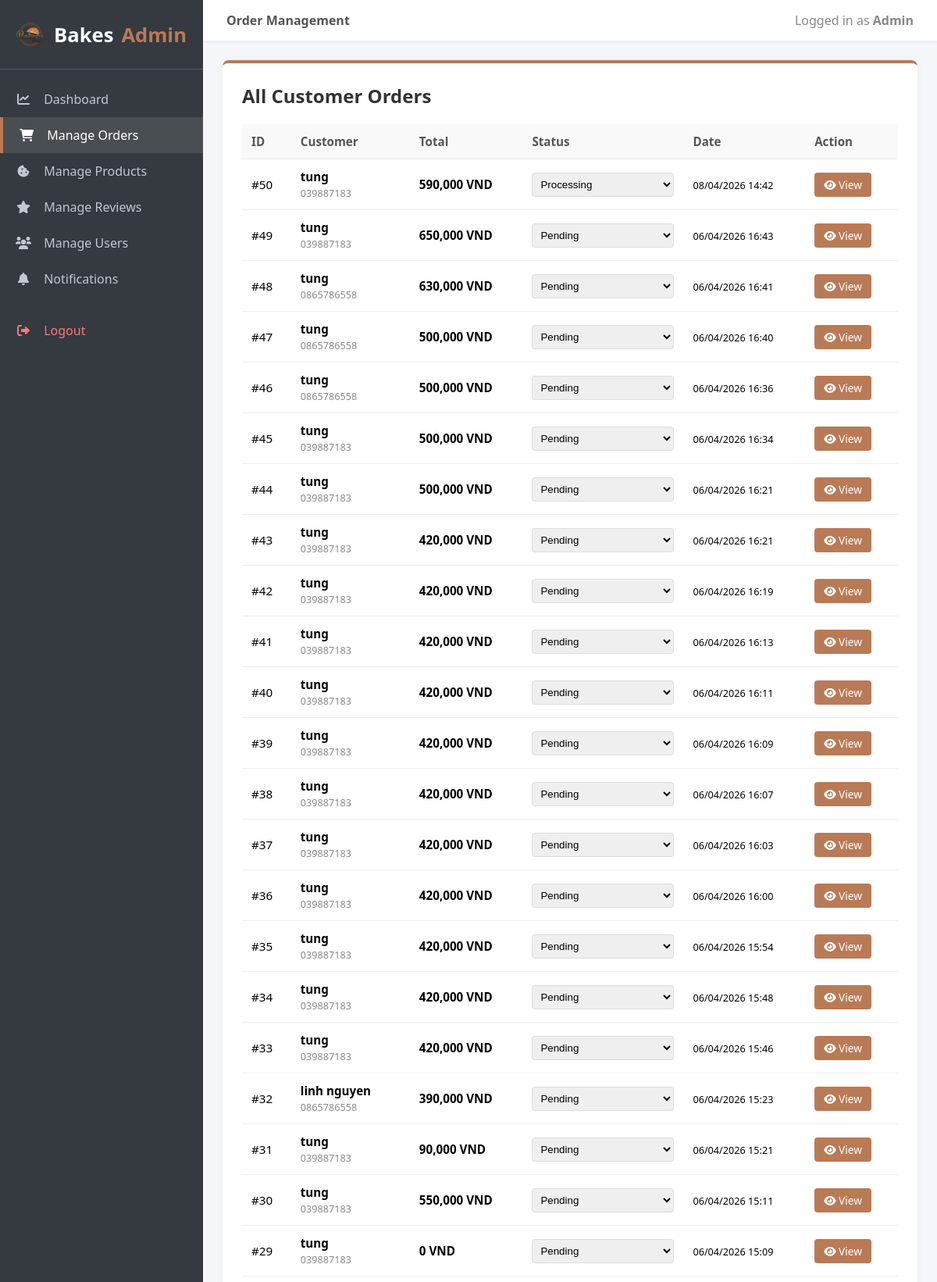
The app's page /views/admin/mana_orders.php (signed in, upper part) with its own data.
### tables this page shows
CREATE TABLE IF NOT EXISTS `orders` (
  `id` int NOT NULL AUTO_INCREMENT,
  `user_id` int NOT NULL,
  `total_amount` decimal(10,2) NOT NULL,
  `order_date` datetime DEFAULT CURRENT_TIMESTAMP,
  `status` enum('Pending','Paid','Processing','Ready for Delivery','Delivering','Completed','Cancelled') DEFAULT 'Pending',
  PRIMARY KEY (`id`),
  KEY `user_id` (`user_id`),
  CONSTRAINT `orders_ibfk_1` FOREIGN KEY (`user_id`) REFERENCES `users` (`id`) ON DELETE CASCADE
);

CREATE TABLE IF NOT EXISTS `users` (
  `id` int NOT NULL AUTO_INCREMENT,
  `full_name` varchar(100) NOT NULL,
  `email` varchar(100) NOT NULL,
  `password` varchar(255) NOT NULL,
  `phone` varchar(20) DEFAULT NULL,
  `address` text,
  `role` enum('customer','admin','staff') NOT NULL DEFAULT 'customer',
  PRIMARY KEY (`id`),
  UNIQUE KEY `email` (`email`)
);

### views/admin/mana_orders.php (the view, shortened to what this page needs)
<?php
include '../../connectdb.php';
$sql = "
    SELECT o.id, o.order_date, o.status, o.total_amount, u.full_name, u.email, u.phone, u.address
    FROM orders o
    JOIN users u ON o.user_id = u.id
    ORDER BY o.order_date DESC
";
$result = $conn->query($sql);
$order_items = [];
?>
<!DOCTYPE html>
<html lang="en">
<head>
    <link rel="stylesheet" href="https://cdnjs.cloudflare.com/ajax/libs/font-awesome/6.0.0/css/all.min.css">
</head>
<body>
    <div class="sidebar">
        <div class="sidebar-brand">
            <img src="/assets/img/logo.png" alt="Bakes Logo">
            Bakes <span>Admin</span>
        </div>
        <ul class="nav-menu">
            <li><a href="dashboard.php"><i class="fa-solid fa-chart-line"></i> Dashboard</a></li>
            <li><a href="mana_orders.php" class="active"><i class="fa-solid fa-cart-shopping"></i> Manage Orders</a></li>
            <li><a href="mana_products.php"><i class="fa-solid fa-cookie-bite"></i> Manage Products</a></li>
            <li><a href="mana_reviews.php"><i class="fa-solid fa-star"></i> Manage Reviews</a></li>
            <li><a href="mana_users.php"><i class="fa-solid fa-users"></i> Manage Users</a></li>
            <li><a href="mana_noti.php"><i class="fa-solid fa-bell"></i> Notifications</a></li>
            <li style="margin-top: 20px;"><a href="/views/auth/logout.php" onclick="return confirm('Logout?');" style="color: #ff7675;"><i class="fa-solid fa-right-from-bracket"></i> Logout</a></li>
        </ul>
    </div>
    <div class="main-wrapper">
        <div class="top-header">
            <div style="font-weight: bold; color: #555;">Order Management</div>
            <div style="color: #888;">Logged in as <strong>Admin</strong></div>
        </div>
        <div class="content">
            <div class="card">
                <?php if (isset($_GET['order_id'])): ?>
                    <a href="mana_orders.php" class="back-link"><i class="fa-solid fa-arrow-left"></i> Back to all orders</a>
                    <h2>Details for Order #<?php echo intval($_GET['order_id']); ?></h2>
                    <table>
                        <thead>
                            <tr>
                                <th>Product</th>
                                <th>Topping/Card</th>
                                <th>Qty</th>
                                <th>Price</th>
                                <th>Subtotal</th>
                            </tr>
                        </thead>
                        <tbody>
                            <?php foreach ($order_items as $item): ?>
                            <tr>
                                <td><strong><?php echo htmlspecialchars($item['product_name']); ?></strong></td>
                                <td><?php echo $item['service_name'] ? htmlspecialchars($item['service_name']) : '<span style="color:#ccc;">None</span>'; ?></td>
                                <td><?php echo $item['quantity']; ?></td>
                                <td><?php echo number_format($item['price']); ?> VND</td>
                                <td><?php echo number_format($item['price'] * $item['quantity']); ?> VND</td>
                            </tr>
                            <?php endforeach; ?>
                        </tbody>
                    </table>
                <?php else: ?>
                    <h2>All Customer Orders</h2>
                    <table>
                        <thead>
                            <tr>
                                <th>ID</th>
                                <th>Customer</th>
                                <th>Total</th>
                                <th>Status</th>
                                <th>Date</th>
                                <th>Action</th>
                            </tr>
                        </thead>
                        <tbody>
                            <?php while ($row = $result->fetch_assoc()): ?>
                            <tr>
                                <td>#<?php echo $row['id']; ?></td>
                                <td>
                                    <strong><?php echo htmlspecialchars($row['full_name']); ?></strong><br>
                                    <small style="color:#888;"><?php echo htmlspecialchars($row['phone']); ?></small>
                                </td>
                                <td><strong><?php echo number_format($row['total_amount']); ?> VND</strong></td>
                                <td>
                                    <form method="post" action="" style="margin:0;">
                                        <select name="status" class="status-select" onchange="this.form.submit()"
                                            <?php if($row['status']=='Completed' || $row['status']=='Cancelled') echo 'disabled'; ?>>
                                            <option value="Pending" <?php if($row['status']=='Pending') echo 'selected'; ?>>Pending</option>
                                            <option value="Processing" <?php if($row['status']=='Processing') echo 'selected'; ?>>Processing</option>
                                        </select>
                                    </form>
                                </td>
                                <td><small><?php echo date('d/m/Y H:i', strtotime($row['order_date'])); ?></small></td>
                                <td>
                                    <a href="mana_orders.php?order_id=<?php echo $row['id']; ?>" class="view-btn"><i class="fa-solid fa-eye"></i> View</a>
                                </td>
                            </tr>
                            <?php endwhile; ?>
                        </tbody>
                    </table>
                <?php endif; ?>
            </div>
        </div>
    </div>
</body>
</html>

### views/admin/mana_orders.php (style rules this page uses)
body { font-family: 'Segoe UI', Arial, sans-serif; background: #f4f6f9; margin: 0; display: flex; height: 100vh; overflow: hidden; }
.sidebar { width: 260px; background: #343a40; color: #fff; display: flex; flex-direction: column; flex-shrink: 0; }
.sidebar-brand { padding: 25px 20px; font-size: 1.6em; font-weight: bold; text-align: center; border-bottom: 1px solid #4f5962; display: flex; align-items: center; justify-content: center; gap: 10px; }
.sidebar-brand img { width: 38px; height: 38px; object-fit: contain; display: block; }
.sidebar-brand span { color: #b97a56; }
.nav-menu { list-style: none; padding: 0; margin: 15px 0; flex: 1; overflow-y: auto; }
.nav-menu li a { display: block; padding: 12px 20px; color: #c2c7d0; text-decoration: none; transition: 0.3s; }
.nav-menu li a i { margin-right: 12px; width: 20px; text-align: center; }
.nav-menu li a:hover, .nav-menu li a.active { background: #494e53; color: #fff; border-left: 4px solid #b97a56; }
.main-wrapper { flex: 1; display: flex; flex-direction: column; overflow: hidden; }
.top-header { background: #fff; padding: 15px 30px; box-shadow: 0 2px 4px rgba(0,0,0,0.05); display: flex; justify-content: space-between; align-items: center; z-index: 10; }
.content { padding: 25px; overflow-y: auto; flex: 1; }
.card { background: #fff; border-radius: 8px; box-shadow: 0 2px 10px rgba(0,0,0,0.05); padding: 25px; border-top: 4px solid #b97a56; }
h2 { color: #333; margin-top: 0; }
table { width: 100%; border-collapse: collapse; margin-top: 20px; font-size: 0.95em; }
th, td { padding: 12px; text-align: left; border-bottom: 1px solid #eee; }
th { background: #f9f9f9; color: #555; font-weight: bold; }
.status-select { padding: 6px; border-radius: 4px; border: 1px solid #ddd; width: 100%; cursor: pointer; }
.view-btn { background: #b97a56; color: #fff; border: none; border-radius: 4px; padding: 6px 12px; text-decoration: none; font-size: 0.9em; }

### records on screen
orders: id "50", user.full_name "tung", user.phone "039887183", total_amount "590,000", status "Processing", order_date "08/04/2026 14:42"
orders: id "49", user.full_name "tung", user.phone "039887183", total_amount "650,000", status "Pending", order_date "06/04/2026 16:43"
orders: id "48", user.full_name "tung", user.phone "0865786558", total_amount "630,000", status "Pending", order_date "06/04/2026 16:41"
orders: id "47", user.full_name "tung", user.phone "0865786558", total_amount "500,000", status "Pending", order_date "06/04/2026 16:40"
orders: id "46", user.full_name "tung", user.phone "0865786558", total_amount "500,000", status "Pending", order_date "06/04/2026 16:36"
orders: id "45", user.full_name "tung", user.phone "039887183", total_amount "500,000", status "Pending", order_date "06/04/2026 16:34"
orders: id "44", user.full_name "tung", user.phone "039887183", total_amount "500,000", status "Pending", order_date "06/04/2026 16:21"
orders: id "43", user.full_name "tung", user.phone "039887183", total_amount "420,000", status "Pending", order_date "06/04/2026 16:21"
orders: id "42", user.full_name "tung", user.phone "039887183", total_amount "420,000", status "Pending", order_date "06/04/2026 16:19"
orders: id "41", user.full_name "tung", user.phone "039887183", total_amount "420,000", status "Pending", order_date "06/04/2026 16:13"
orders: id "40", user.full_name "tung", user.phone "039887183", total_amount "420,000", status "Pending", order_date "06/04/2026 16:11"
orders: id "39", user.full_name "tung", user.phone "039887183", total_amount "420,000", status "Pending", order_date "06/04/2026 16:09"
orders: id "38", user.full_name "tung", user.phone "039887183", total_amount "420,000", status "Pending", order_date "06/04/2026 16:07"
orders: id "37", user.full_name "tung", user.phone "039887183", total_amount "420,000", status "Pending", order_date "06/04/2026 16:03"
orders: id "36", user.full_name "tung", user.phone "039887183", total_amount "420,000", status "Pending", order_date "06/04/2026 16:00"
orders: id "35", user.full_name "tung", user.phone "039887183", total_amount "420,000", status "Pending", order_date "06/04/2026 15:54"
orders: id "34", user.full_name "tung", user.phone "039887183", total_amount "420,000", status "Pending", order_date "06/04/2026 15:48"
orders: id "33", user.full_name "tung", user.phone "039887183", total_amount "420,000", status "Pending", order_date "06/04/2026 15:46"
orders: id "32", user.full_name "linh nguyen", user.phone "0865786558", total_amount "390,000", status "Pending", order_date "06/04/2026 15:23"
orders: id "31", user.full_name "tung", user.phone "039887183", total_amount "90,000", status "Pending", order_date "06/04/2026 15:21"
orders: id "30", user.full_name "tung", user.phone "039887183", total_amount "550,000", status "Pending", order_date "06/04/2026 15:11"
orders: id "29", user.full_name "tung", user.phone "039887183", total_amount "0", status "Pending", order_date "06/04/2026 15:09"
